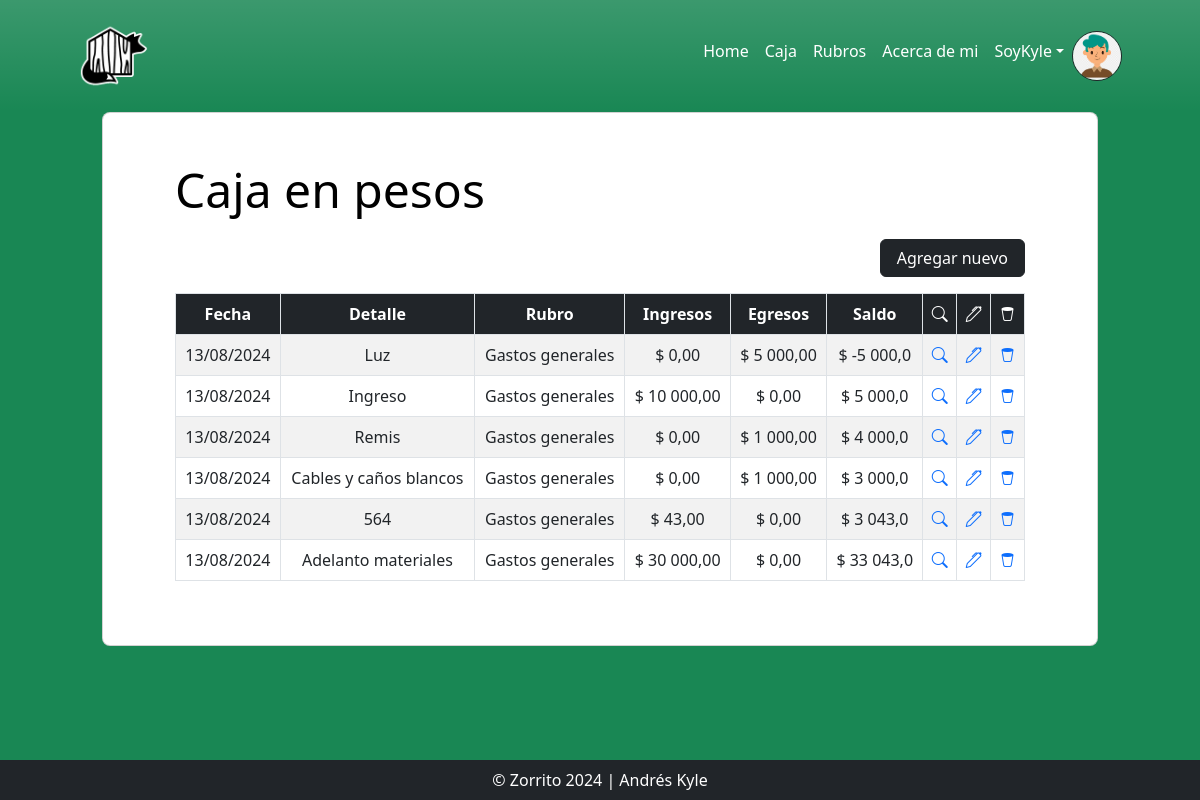
The app's page /movimientos_list/ (signed in) with its own data.
### users/models.py (models this page shows, shortened)
class Imagen(models.Model):
    user = models.OneToOneField(User, on_delete=models.CASCADE, null=True)
    imagen = models.ImageField(upload_to='avatares', null=True, blank = True)

### AppZorro/models.py (models this page shows)
class CajaPesos(models.Model):
    fecha = models.DateField(default=date.today)
    rubro = models.ForeignKey(Rubros, null=True, on_delete=models.SET_NULL)
    detalle = models.CharField(max_length=60)
    ingreso = models.FloatField(default=0)
    egreso = models.FloatField(default=0)
    comprobante = models.ImageField(upload_to='comprobantes', null=True, blank = True)
    autor = models.ForeignKey(settings.AUTH_USER_MODEL, on_delete=models.CASCADE, null=True, blank = True)
    action_time = models.DateTimeField(auto_now=True)

class Rubros(models.Model):
    titulo = models.CharField(max_length=30)
    def __str__(self):
        return f"{self.titulo}"

### AppZorro/views.py (the view)
# urls.py: path('movimientos_list/', views.MovimientosListView.as_view(), name="Movimientos"),
class MovimientosListView(LoginRequiredMixin, ListView):
    model = CajaPesos
    ordering = ["fecha"]
    def get_queryset(self):
        queryset = super().get_queryset()
        saldo_parcial = 0
        for cuenta in queryset:
            saldo_parcial += cuenta.ingreso - cuenta.egreso
            cuenta.saldo_parcial = saldo_parcial
        return queryset

### AppZorro/templates/AppZorro/CajaPesos_list.html (shortened to what this page needs)
{% extends 'AppZorro/base.html' %}
{% load static %}
{% block main %}
<div class="row d-flex justify-content-center align-items-center h-50">
    <div class="col-xl-10">
        <div class="card rounded-3 text-black">
            <div class="card-body p-md-5 mx-md-4">
                <h3 class="display-5 mb-3 pb-1">Caja en pesos</h3>
                <div class="d-flex justify-content-end mb-3">
                    <a class="btn btn-dark px-3" type="button" href="{% url 'CrearMovimiento' %}">Agregar nuevo</a>
                </div>
                <table class="text-center table table-striped table-bordered ">
                    <thead class="thead-primary">
                        <tr class="text-bg-dark p-3">
                            <th scope="col">Fecha</th>
                            <th scope="col">Detalle</th>
                            <th scope="col">Rubro</th>
                            <th scope="col">Ingresos</th>
                            <th scope="col">Egresos</th>
                            <th scope="col">Saldo</th>
                            <th scope="col" class="bi bi-search"></th>
                            <th scope="col" class="bi bi-pen"></th>
                            <th scope="col" class="bi bi-trash2"></th>
                        </tr>
                    </thead>
                    <tbody>
                        {% for movimiento in object_list %}
                            <tr>
                                <td>{{ movimiento.fecha|date:"d/m/Y" }}</td>
                                <td>{{ movimiento.detalle }}</td>
                                <td>{{ movimiento.rubro }}</td>
                                <td>$ {{ movimiento.ingreso|floatformat:"2g" }}</td>
                                <td>$ {{ movimiento.egreso|floatformat:"2g" }}</td>
                                <td>$ {{ movimiento.saldo_parcial }}</td>
                                <td><a class="bi bi-search" href="{% url 'Detalles' movimiento.id %}"></a></td>
                                <td><a class="bi bi-pen" href="{% url 'EditarMovimiento' movimiento.id %}"></a></td>
                                <td><a class="bi bi-trash2" href="{% url 'MovimientosDelete' movimiento.id %}"></a></td>
                            </tr>
                        {% empty %}
                            <tr><th><h6>Buuu... La caja está vacia.</h6></th></tr>
                            <th><h6>Que lindo seria para el Zorrito que ingrese algun pesito.</h6></th>
                        {% endfor %}
                    </tbody>
                </table>
            </div>
        </div>
    </div>
</div>
{% endblock main %}

### AppZorro/templates/AppZorro/base.html (shortened to what this page needs)
<!DOCTYPE html>
{% load static %}
<html lang="es">
    <head>
        <link href="https://cdn.jsdelivr.net/npm/bootstrap-icons@1.4.1/font/bootstrap-icons.css" rel="stylesheet" />
        <link href="{% static 'AppZorro/css/styles.css' %}" rel="stylesheet" />
    </head>
    <body class="h-100 bg-success ">
        <nav class="navbar navbar-expand-xl p-3 navbar-dark navbar-gradient bg-gradient">
            <div class="container px-lg-5">
                <a class="navbar-brand" href="{% url 'Inicio' %}"><img src="{% static 'AppZorro/assets/img/logo.png' %}" alt="" height="70px"></a>
                <div class="collapse navbar-collapse" id="navbarSupportedContent">
                    <ul class="navbar-nav ms-auto mb-2 mb-lg-0">
                        <li class="nav-item"><a class="nav-link active" aria-current="page" href="{% url 'Inicio' %}">Home</a></li>
                        <li class="nav-item"><a class="nav-link active" aria-current="page" href="{% url 'Movimientos' %}">Caja</a></li>
                        <li class="nav-item"><a class="nav-link active" aria-current="page" href="{% url 'Rubros' %}">Rubros</a></li>
                        <li class="nav-item"><a class="nav-link active" href="{% url 'About' %}">Acerca de mi</a></li>
                        {% if request.user.is_authenticated %}
                            <li class="nav-item dropdown">
                            <a class="nav-link active dropdown-toggle" href="#" id="navbarDropdownMenuLink" data-bs-toggle="dropdown" aria-haspopup="true" aria-expanded="false">{{ request.user.username }}</a>
                            </li>
                            <img src="{{request.user.imagen.imagen.url}}" alt="" class="rounded-circle border border-dark" height="50px">
                        {% else %}
                        <li class="nav-item"><a class="nav-link active" href="{% url 'Login' %}">Acceder</a></li>
                        {% endif %}
                    </ul>
                </div>
            </div>
        </nav>
        {% block main %}
        {% endblock main %}
        <div class="fixed-bottom">
            <footer class="py-1 bg-dark">
                <div class="container"><p class="m-1 text-center text-white">&copy; Zorrito 2024 | Andrés Kyle</p></div>
            </footer>
        </div>
    </body>
</html>

### records on screen
CajaPesos: fecha "13/08/2024", detalle "Luz", rubro "Gastos generales", ingreso "0,00", egreso "5 000,00", saldo_parcial "-5 000,0"
CajaPesos: fecha "13/08/2024", detalle "Ingreso", rubro "Gastos generales", ingreso "10 000,00", egreso "0,00", saldo_parcial "5 000,0"
CajaPesos: fecha "13/08/2024", detalle "Remis", rubro "Gastos generales", ingreso "0,00", egreso "1 000,00", saldo_parcial "4 000,0"
CajaPesos: fecha "13/08/2024", detalle "Cables y caños blancos", rubro "Gastos generales", ingreso "0,00", egreso "1 000,00", saldo_parcial "3 000,0"
CajaPesos: fecha "13/08/2024", detalle "564", rubro "Gastos generales", ingreso "43,00", egreso "0,00", saldo_parcial "3 043,0"
CajaPesos: fecha "13/08/2024", detalle "Adelanto materiales", rubro "Gastos generales", ingreso "30 000,00", egreso "0,00", saldo_parcial "33 043,0"

### other values on screen
{{ request.user.username }} "SoyKyle"
